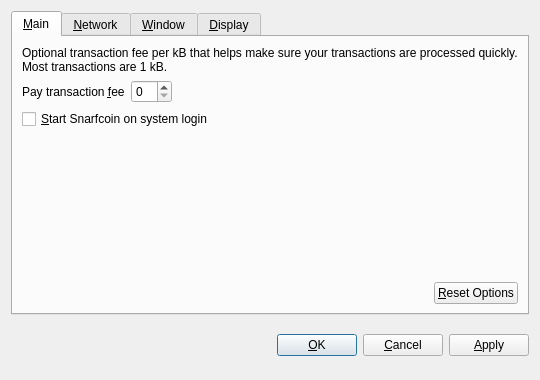
<?xml version="1.0" encoding="UTF-8"?>
<ui version="4.0">
 <class>OptionsDialog</class>
 <widget class="QDialog" name="OptionsDialog">
  <property name="geometry">
   <rect>
    <x>0</x>
    <y>0</y>
    <width>540</width>
    <height>380</height>
   </rect>
  </property>
  <property name="windowTitle">
   <string>Options</string>
  </property>
  <property name="modal">
   <bool>true</bool>
  </property>
  <layout class="QVBoxLayout" name="verticalLayout">
   <item>
    <widget class="QTabWidget" name="tabWidget">
     <property name="tabPosition">
      <enum>QTabWidget::North</enum>
     </property>
     <property name="currentIndex">
      <number>0</number>
     </property>
     <widget class="QWidget" name="tabMain">
      <attribute name="title">
       <string>&amp;Main</string>
      </attribute>
      <layout class="QVBoxLayout" name="verticalLayout_Main">
       <item>
        <widget class="QLabel" name="transactionFeeInfoLabel">
         <property name="text">
          <string>Optional transaction fee per kB that helps make sure your transactions are processed quickly. Most transactions are 1 kB.</string>
         </property>
         <property name="textFormat">
          <enum>Qt::PlainText</enum>
         </property>
         <property name="wordWrap">
          <bool>true</bool>
         </property>
        </widget>
       </item>
       <item>
        <layout class="QHBoxLayout" name="horizontalLayout_1_Main">
         <item>
          <widget class="QLabel" name="transactionFeeLabel">
           <property name="text">
            <string>Pay transaction &amp;fee</string>
           </property>
           <property name="textFormat">
            <enum>Qt::PlainText</enum>
           </property>
           <property name="buddy">
            <cstring>transactionFee</cstring>
           </property>
          </widget>
         </item>
         <item>
          <widget class="BitcoinAmountField" name="transactionFee"/>
         </item>
         <item>
          <spacer name="horizontalSpacer_1_Main">
           <property name="orientation">
            <enum>Qt::Horizontal</enum>
           </property>
           <property name="sizeHint" stdset="0">
            <size>
             <width>40</width>
             <height>20</height>
            </size>
           </property>
          </spacer>
         </item>
        </layout>
       </item>
       <item>
        <widget class="QCheckBox" name="bitcoinAtStartup">
         <property name="toolTip">
          <string>Automatically start Snarfcoin after logging in to the system.</string>
         </property>
         <property name="text">
          <string>&amp;Start Snarfcoin on system login</string>
         </property>
        </widget>
       </item>
       <item>
        <spacer name="verticalSpacer_Main">
         <property name="orientation">
          <enum>Qt::Vertical</enum>
         </property>
         <property name="sizeHint" stdset="0">
          <size>
           <width>20</width>
           <height>40</height>
          </size>
         </property>
        </spacer>
       </item>
       <item>
        <layout class="QHBoxLayout" name="horizontalLayout_2_Main">
         <item>
          <spacer name="horizontalSpacer_2_Main">
           <property name="orientation">
            <enum>Qt::Horizontal</enum>
           </property>
           <property name="sizeHint" stdset="0">
            <size>
             <width>40</width>
             <height>20</height>
            </size>
           </property>
          </spacer>
         </item>
         <item>
          <widget class="QPushButton" name="resetButton">
           <property name="toolTip">
            <string>Reset all client options to default.</string>
           </property>
           <property name="text">
            <string>&amp;Reset Options</string>
           </property>
           <property name="autoDefault">
            <bool>false</bool>
           </property>
          </widget>
         </item>
        </layout>
       </item>
      </layout>
     </widget>
     <widget class="QWidget" name="tabNetwork">
      <attribute name="title">
       <string>&amp;Network</string>
      </attribute>
      <layout class="QVBoxLayout" name="verticalLayout_Network">
       <item>
        <widget class="QCheckBox" name="mapPortUpnp">
         <property name="toolTip">
          <string>Automatically open the Snarfcoin client port on the router. This only works when your router supports UPnP and it is enabled.</string>
         </property>
         <property name="text">
          <string>Map port using &amp;UPnP</string>
         </property>
        </widget>
       </item>
       <item>
        <widget class="QCheckBox" name="connectSocks">
         <property name="toolTip">
          <string>Connect to the Snarfcoin network through a SOCKS proxy (e.g. when connecting through Tor).</string>
         </property>
         <property name="text">
          <string>&amp;Connect through SOCKS proxy:</string>
         </property>
        </widget>
       </item>
       <item>
        <layout class="QHBoxLayout" name="horizontalLayout_Network">
         <item>
          <widget class="QLabel" name="proxyIpLabel">
           <property name="text">
            <string>Proxy &amp;IP:</string>
           </property>
           <property name="textFormat">
            <enum>Qt::PlainText</enum>
           </property>
           <property name="buddy">
            <cstring>proxyIp</cstring>
           </property>
          </widget>
         </item>
         <item>
          <widget class="QValidatedLineEdit" name="proxyIp">
           <property name="maximumSize">
            <size>
             <width>140</width>
             <height>16777215</height>
            </size>
           </property>
           <property name="toolTip">
            <string>IP address of the proxy (e.g. 127.0.0.1)</string>
           </property>
          </widget>
         </item>
         <item>
          <widget class="QLabel" name="proxyPortLabel">
           <property name="text">
            <string>&amp;Port:</string>
           </property>
           <property name="textFormat">
            <enum>Qt::PlainText</enum>
           </property>
           <property name="buddy">
            <cstring>proxyPort</cstring>
           </property>
          </widget>
         </item>
         <item>
          <widget class="QLineEdit" name="proxyPort">
           <property name="maximumSize">
            <size>
             <width>55</width>
             <height>16777215</height>
            </size>
           </property>
           <property name="toolTip">
            <string>Port of the proxy (e.g. 9050)</string>
           </property>
          </widget>
         </item>
         <item>
          <widget class="QLabel" name="socksVersionLabel">
           <property name="text">
            <string>SOCKS &amp;Version:</string>
           </property>
           <property name="textFormat">
            <enum>Qt::PlainText</enum>
           </property>
           <property name="buddy">
            <cstring>socksVersion</cstring>
           </property>
          </widget>
         </item>
         <item>
          <widget class="QValueComboBox" name="socksVersion">
           <property name="toolTip">
            <string>SOCKS version of the proxy (e.g. 5)</string>
           </property>
          </widget>
         </item>
         <item>
          <spacer name="horizontalSpacer_Network">
           <property name="orientation">
            <enum>Qt::Horizontal</enum>
           </property>
           <property name="sizeHint" stdset="0">
            <size>
             <width>40</width>
             <height>20</height>
            </size>
           </property>
          </spacer>
         </item>
        </layout>
       </item>
       <item>
        <spacer name="verticalSpacer_Network">
         <property name="orientation">
          <enum>Qt::Vertical</enum>
         </property>
         <property name="sizeHint" stdset="0">
          <size>
           <width>20</width>
           <height>40</height>
          </size>
         </property>
        </spacer>
       </item>
      </layout>
     </widget>
     <widget class="QWidget" name="tabWindow">
      <attribute name="title">
       <string>&amp;Window</string>
      </attribute>
      <layout class="QVBoxLayout" name="verticalLayout_Window">
       <item>
        <widget class="QCheckBox" name="minimizeToTray">
         <property name="toolTip">
          <string>Show only a tray icon after minimizing the window.</string>
         </property>
         <property name="text">
          <string>&amp;Minimize to the tray instead of the taskbar</string>
         </property>
        </widget>
       </item>
       <item>
        <widget class="QCheckBox" name="minimizeOnClose">
         <property name="toolTip">
          <string>Minimize instead of exit the application when the window is closed. When this option is enabled, the application will be closed only after selecting Quit in the menu.</string>
         </property>
         <property name="text">
          <string>M&amp;inimize on close</string>
         </property>
        </widget>
       </item>
       <item>
        <spacer name="verticalSpacer_Window">
         <property name="orientation">
          <enum>Qt::Vertical</enum>
         </property>
         <property name="sizeHint" stdset="0">
          <size>
           <width>20</width>
           <height>40</height>
          </size>
         </property>
        </spacer>
       </item>
      </layout>
     </widget>
     <widget class="QWidget" name="tabDisplay">
      <attribute name="title">
       <string>&amp;Display</string>
      </attribute>
      <layout class="QVBoxLayout" name="verticalLayout_Display">
       <item>
        <layout class="QHBoxLayout" name="horizontalLayout_1_Display">
         <item>
          <widget class="QLabel" name="langLabel">
           <property name="text">
            <string>User Interface &amp;language:</string>
           </property>
           <property name="textFormat">
            <enum>Qt::PlainText</enum>
           </property>
           <property name="buddy">
            <cstring>lang</cstring>
           </property>
          </widget>
         </item>
         <item>
          <widget class="QValueComboBox" name="lang">
           <property name="toolTip">
            <string>The user interface language can be set here. This setting will take effect after restarting Snarfcoin.</string>
           </property>
          </widget>
         </item>
        </layout>
       </item>
       <item>
        <layout class="QHBoxLayout" name="horizontalLayout_2_Display">
         <item>
          <widget class="QLabel" name="unitLabel">
           <property name="text">
            <string>&amp;Unit to show amounts in:</string>
           </property>
           <property name="textFormat">
            <enum>Qt::PlainText</enum>
           </property>
           <property name="buddy">
            <cstring>unit</cstring>
           </property>
          </widget>
         </item>
         <item>
          <widget class="QValueComboBox" name="unit">
           <property name="toolTip">
            <string>Choose the default subdivision unit to show in the interface and when sending coins.</string>
           </property>
          </widget>
         </item>
        </layout>
       </item>
       <item>
        <widget class="QCheckBox" name="displayAddresses">
         <property name="toolTip">
          <string>Whether to show Snarfcoin addresses in the transaction list or not.</string>
         </property>
         <property name="text">
          <string>&amp;Display addresses in transaction list</string>
         </property>
        </widget>
       </item>
       <item>
        <spacer name="verticalSpacer_Display">
         <property name="orientation">
          <enum>Qt::Vertical</enum>
         </property>
         <property name="sizeHint" stdset="0">
          <size>
           <width>20</width>
           <height>40</height>
          </size>
         </property>
        </spacer>
       </item>
      </layout>
     </widget>
    </widget>
   </item>
   <item>
    <layout class="QHBoxLayout" name="horizontalLayout_Buttons">
     <item>
      <spacer name="horizontalSpacer_1">
       <property name="orientation">
        <enum>Qt::Horizontal</enum>
       </property>
       <property name="sizeHint" stdset="0">
        <size>
         <width>40</width>
         <height>48</height>
        </size>
       </property>
      </spacer>
     </item>
     <item>
      <widget class="QLabel" name="statusLabel">
       <property name="font">
        <font>
         <weight>75</weight>
         <bold>true</bold>
        </font>
       </property>
       <property name="text">
        <string/>
       </property>
       <property name="textFormat">
        <enum>Qt::PlainText</enum>
       </property>
       <property name="wordWrap">
        <bool>true</bool>
       </property>
      </widget>
     </item>
     <item>
      <spacer name="horizontalSpacer_2">
       <property name="orientation">
        <enum>Qt::Horizontal</enum>
       </property>
       <property name="sizeHint" stdset="0">
        <size>
         <width>40</width>
         <height>48</height>
        </size>
       </property>
      </spacer>
     </item>
     <item>
      <widget class="QPushButton" name="okButton">
       <property name="text">
        <string>&amp;OK</string>
       </property>
      </widget>
     </item>
     <item>
      <widget class="QPushButton" name="cancelButton">
       <property name="text">
        <string>&amp;Cancel</string>
       </property>
       <property name="autoDefault">
        <bool>false</bool>
       </property>
      </widget>
     </item>
     <item>
      <widget class="QPushButton" name="applyButton">
       <property name="text">
        <string>&amp;Apply</string>
       </property>
       <property name="autoDefault">
        <bool>false</bool>
       </property>
      </widget>
     </item>
    </layout>
   </item>
  </layout>
 </widget>
 <customwidgets>
  <customwidget>
   <class>BitcoinAmountField</class>
   <extends>QSpinBox</extends>
   <header>bitcoinamountfield.h</header>
  </customwidget>
  <customwidget>
   <class>QValueComboBox</class>
   <extends>QComboBox</extends>
   <header>qvaluecombobox.h</header>
  </customwidget>
  <customwidget>
   <class>QValidatedLineEdit</class>
   <extends>QLineEdit</extends>
   <header>qvalidatedlineedit.h</header>
  </customwidget>
 </customwidgets>
 <resources/>
 <connections/>
</ui>
